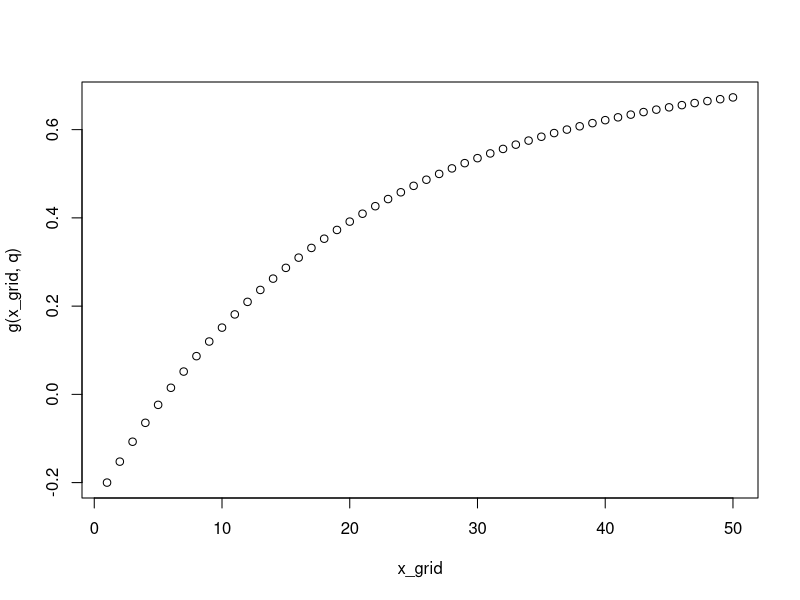
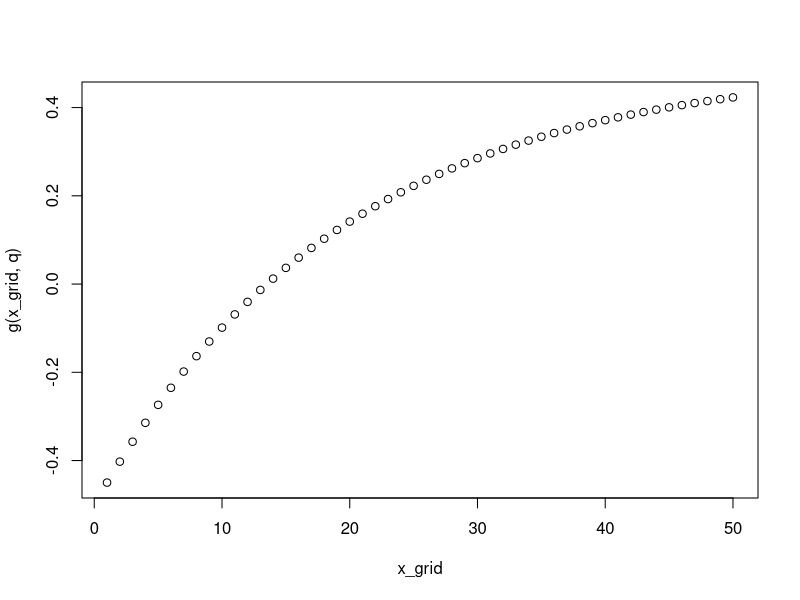
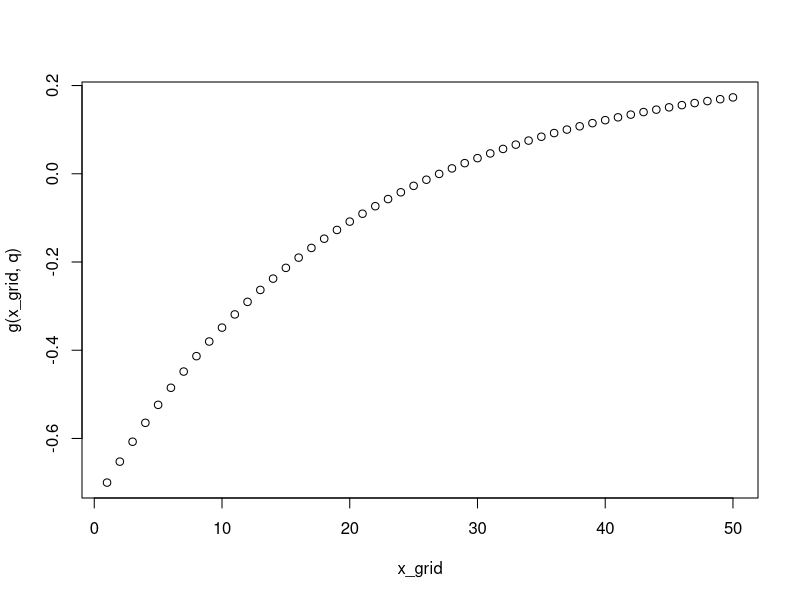
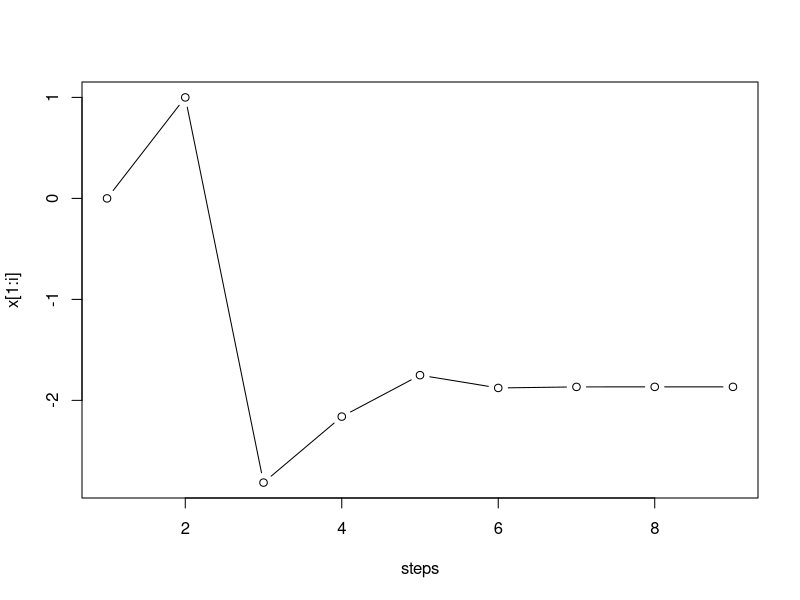
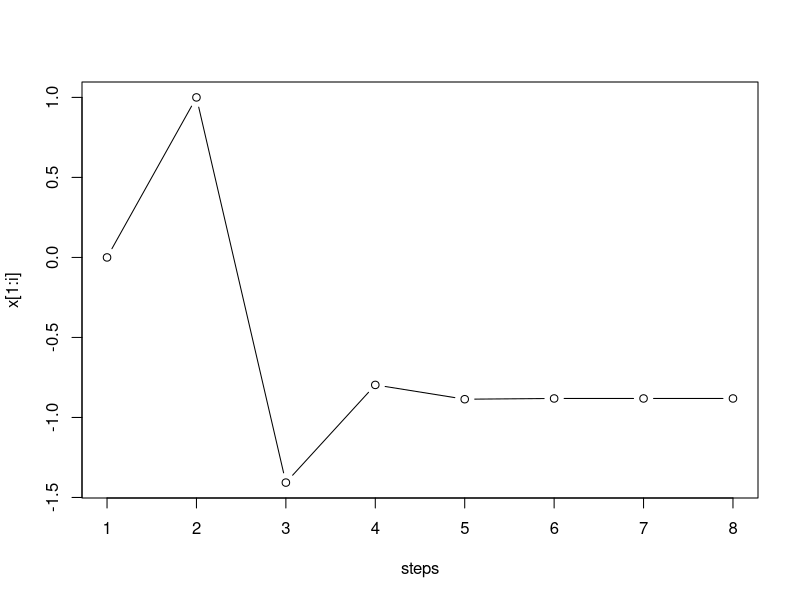
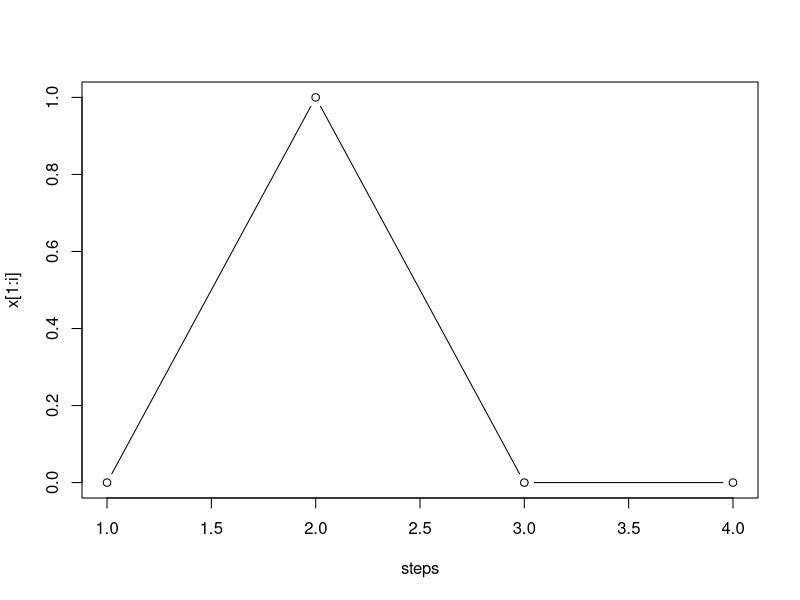
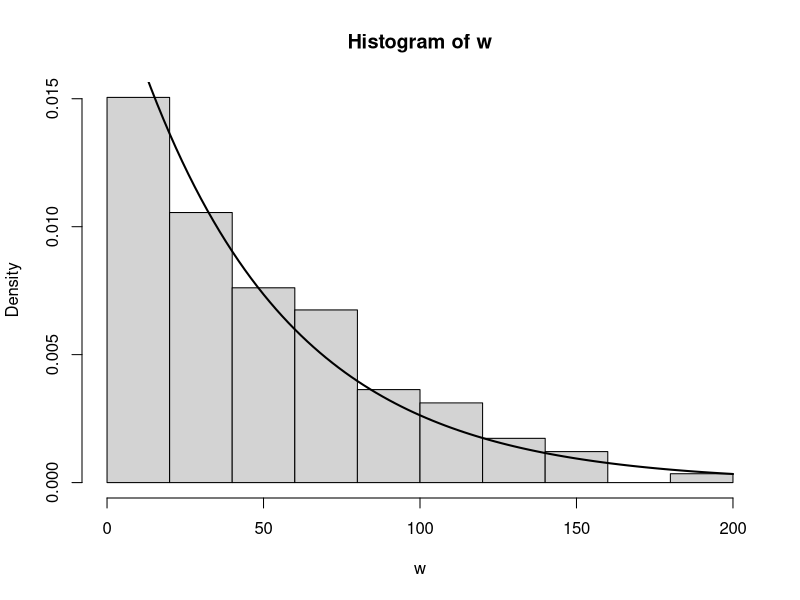
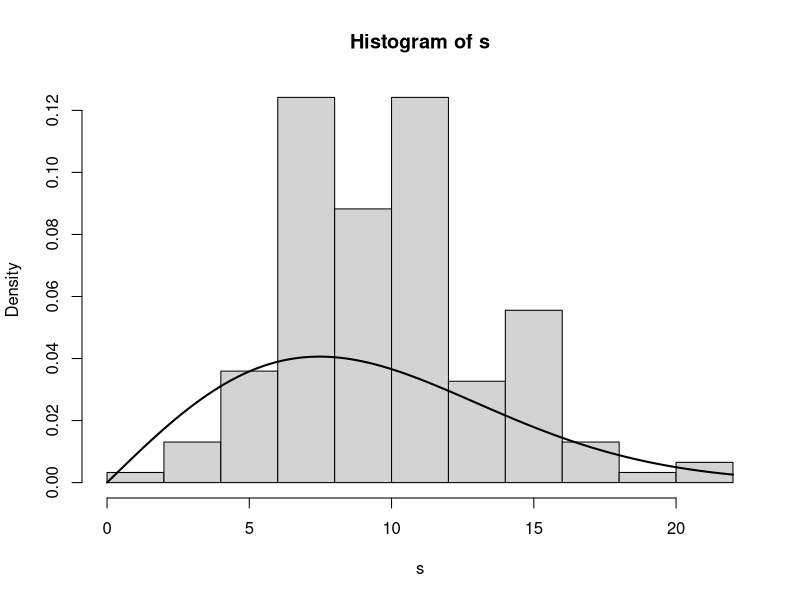

Write the R code that produced these figures, in order.
#
#
#   MATH 2650: Computational Statistics
#   Lab 03
#   24 September 2026
# 
#   First Lab Group 1:
#   Matt O'Connor, Vonn Russell, Angie Wang
#
#
#

#### (1.) Finding Quantiles ####

first_quart <- 0.25
median      <- 0.5
third_quart <- 0.75

##### (1a.) Bisection Method for Geometric Distribution #####

P           <- 1/20 # Set parameter value
TOL_1a      <- 1    # Set tolerance
MAX_IT      <- 100  # Set maximum number of iterations
x_l         <- 1    # Initial lower bound
x_u         <- 50   # Initial upper bound
change_in_x <- x_u - x_l
counter     <- 0    # Counts number of steps
x_grid <- seq(1,50) # For plotting

g <- function(a, q){ # Geometric cdf minus quartile
  x <- floor(a)
  1 - (1 - P)^floor(a) - q
}

estimate_geom_quantile <- function(q){
  
  while(abs(change_in_x) > TOL_1a){
    
    y <- (x_l + x_u)/2
      
    if(sign(g(y,q)) == sign(g(x_l,q))){
      x_l <- y
    } else{
      x_u <- y
    }
    
    counter     <- counter + 1
    change_in_x <- x_u - x_l
    
    if(counter >= MAX_IT){
      warning('Max number of iterations reached.')
      break
    }
  }
  cat('Reached estimate of', floor(y), 'in', counter, 'steps.')
  plot(x_grid, g(x_grid,q))
}

estimate_geom_quantile(first_quart) 
estimate_geom_quantile(median)      
estimate_geom_quantile(third_quart) 


##### (1b.) Secant Method for Type II Generalized Logistic Distribution #####

GAMMA   <- 2
TOL_1b  <- 1e-05 # Set tolerance
MAX_IT  <- 100   # Set maximum number of iterations
x <- vector('numeric', length = MAX_IT)
x[1]     <- 0     # First initial point
x[2]     <- 1     # Second initial point
dx      <- x[2] - x[1]
i <- 2     # Counts number of steps

h <- function(a, q){ # cdf minus quartile
  1 - ( exp(-a) / (1 + exp(-a)) )^GAMMA - q
}

estimate_logistic_quantile <- function(q){
  
  while(abs(dx) > TOL_1b){
    
    num <- h(x[i], q) * (x[i] - x[i-1])
    den <- h(x[i], q) - h(x[i-1], q)
    
    x[i+1] <- x[i] - num/den
    
    dx <- x[i+1] - x[i] # Update checking condition
    i  <- i + 1         # Update counter

    if(i >= MAX_IT+2){
      warning('Max number of iterations reached.')
      break
    }
  }
  cat('Reached estimate of', x[i], 'in', i-2, 'steps.')
  plot(1:i, x[1:i], type = 'b', xlab = 'steps')
}


estimate_logistic_quantile(first_quart) 
estimate_logistic_quantile(median)      
estimate_logistic_quantile(third_quart) 

#### (2.) Fisher Scoring for MLE ####

##### (2a.) Poisson Distribution #####
z <- as.numeric(InsectSprays$count)
TOL_2a <- 1e-05
MAX_ITER <- 100
LAMBDA_0 <- 1 # Starting value
lambda <- vector('numeric', length = MAX_ITER)
lambda[1] <- LAMBDA_0
change_in_lambda <- 1 # Initialize to be greater than tolerance
a <- 1 # Initialize counter at 1

pois_derivloglik <- function(lambda){ # First derivative of log-likelihood
  (1/lambda)*sum(z) - length(z)
}

while(change_in_lambda > TOL_2a){
  
  score2a <- (1/lambda[a])*sum(z) - length(z)
  info2a <- (length(z))*(mean(z))/lambda[a]^2
  
  update <- score2a/info2a # Fisher update
  
  lambda[a+1] <- lambda[a] + update
  
  change_in_lambda <- abs(lambda[a+1] - lambda[a]) # Update check against tolerance
  a <- a + 1 # Update counter
  
  if(a >= MAX_ITER){
    warning('Max number of iterations reached.')
    break
  }
}

pois_uni <- uniroot(pois_derivloglik, lower = 0, upper = max(z))

lambda[a] # Fisher scoring estimate
mean(z) # Analytical MLE estimate
pois_uni$root # Uniroot estimate


##### (2b.) Exponential Distribution #####
w <- as.numeric(sunspot.year) 
TOL_2b <- 1e-05 # Set tolerance
MAX_ITER <- 100
THETA_0 <- 0.01 # Set initial starting value
theta <- vector('numeric', length = MAX_ITER)
theta[1] <- THETA_0 
change_in_theta <- 1 # Initialize to be greater than tolerance
b <- 1 # Initialize counter


while(change_in_theta > TOL_2b){
  
  score2b <- length(w)/theta[b] - sum(w)
  info2b <- length(w)/theta[b]^2
  
  update <- score2b/info2b # Fisher update
  
  theta[b+1] <- theta[b] + update
  
  change_in_theta <- abs(theta[b+1] - theta[b]) # Update check against tolerance
  b <- b + 1 # Update counter
  
  if(b >= MAX_ITER){
    warning('Max number of iterations reached.')
    break
  }
}

hist(w, freq = FALSE)
curve(dexp(x, theta[b]), add = TRUE, lwd = 2,)


##### (2c.) Rayleigh Distribution #####
s <- airquality$Wind
BETA_0 <- 0.01
TOL_2c <- 1e-05 # Set tolerance
MAX_ITER <- 100
change_in_beta <- 1 # Initialize to be greater than tolerance
beta <- vector('numeric', length = MAX_ITER)
beta[1] <- BETA_0
c <- 1 # Initialize counter


while(change_in_beta > TOL_2c){
  
  score2c <- (length(s)/beta[c]) - sum(s^2)
  info2c <- length(s)/beta[c]^2
  
  update <- score2c/info2c # Fisher update
  
  beta[c+1] <- beta[c] + update
  
  change_in_beta <- abs(beta[c+1] - beta[c]) # Update check against tolerance
  c <- c + 1 # Update counter
  
  if(c >= MAX_ITER){
    warning('Max number of iterations reached.')
    break
  }
}

hist(s, freq = FALSE)
curve(beta[c] * x * exp(-beta[c] * x^2), add = TRUE, lwd = 2)
